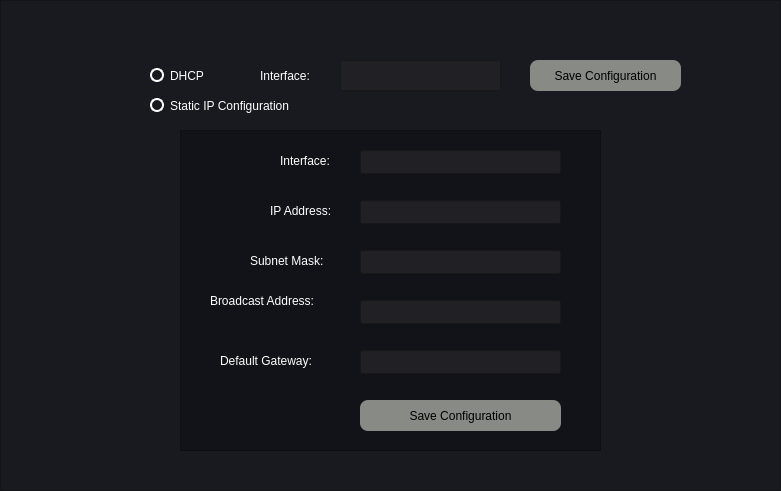
   <widget class="QFrame" name="netconfigFrame">
    <property name="geometry">
     <rect>
      <x>249</x>
      <y>90</y>
      <width>781</width>
      <height>491</height>
     </rect>
    </property>
    <property name="styleSheet">
     <string notr="true">background-color: #191a1f</string>
    </property>
    <property name="frameShape">
     <enum>QFrame::StyledPanel</enum>
    </property>
    <property name="frameShadow">
     <enum>QFrame::Raised</enum>
    </property>
    <widget class="QRadioButton" name="dhcpRadioButton">
     <property name="geometry">
      <rect>
       <x>150</x>
       <y>60</y>
       <width>231</width>
       <height>31</height>
      </rect>
     </property>
     <property name="styleSheet">
      <string notr="true">QRadioButton#dhcpRadioButton{
	font: 15pt &quot;Latin Modern Sans&quot;;
	color: rgb(255,255,255);
}

QRadioButton#dhcpRadioButton::indicator {
    border: 2px solid #FFFFFF;
	border-radius: 7px;
    background: none;
}

QRadioButton#dhcpRadioButton::indicator::checked {
    background-color: rgb(239, 41, 41);
}

QRadioButton#dhcpRadioButton::checked{
	color: rgb(239, 41, 41)
}</string>
     </property>
     <property name="text">
      <string>DHCP</string>
     </property>
     <property name="iconSize">
      <size>
       <width>16</width>
       <height>16</height>
      </size>
     </property>
    </widget>
    <widget class="QFrame" name="staticipFrame">
     <property name="geometry">
      <rect>
       <x>180</x>
       <y>130</y>
       <width>421</width>
       <height>321</height>
      </rect>
     </property>
     <property name="styleSheet">
      <string notr="true">background-color: #121318</string>
     </property>
     <property name="frameShape">
      <enum>QFrame::StyledPanel</enum>
     </property>
     <property name="frameShadow">
      <enum>QFrame::Raised</enum>
     </property>
     <widget class="QLineEdit" name="broadcastaddressLine">
      <property name="geometry">
       <rect>
        <x>180</x>
        <y>170</y>
        <width>201</width>
        <height>24</height>
       </rect>
      </property>
      <property name="styleSheet">
       <string notr="true">font: 12pt &quot;Latin Modern Sans&quot;;
background-color: #212025;
color: rgb(255,255,255)</string>
      </property>
      <property name="text">
       <string/>
      </property>
     </widget>
     <widget class="QLineEdit" name="subnetmaskLine">
      <property name="geometry">
       <rect>
        <x>180</x>
        <y>120</y>
        <width>201</width>
        <height>24</height>
       </rect>
      </property>
      <property name="styleSheet">
       <string notr="true">font: 12pt &quot;Latin Modern Sans&quot;;
background-color: #212025;
color: rgb(255,255,255)</string>
      </property>
      <property name="text">
       <string/>
      </property>
     </widget>
     <widget class="QLabel" name="broadcastaddressLabel">
      <property name="geometry">
       <rect>
        <x>30</x>
        <y>160</y>
        <width>141</width>
        <height>21</height>
       </rect>
      </property>
      <property name="styleSheet">
       <string notr="true">font: 12pt &quot;Latin Modern Sans&quot;;
color: rgb(255,255,255)</string>
      </property>
      <property name="text">
       <string>Broadcast Address:</string>
      </property>
     </widget>
     <widget class="QLabel" name="ipaddressLabel">
      <property name="geometry">
       <rect>
        <x>90</x>
        <y>70</y>
        <width>81</width>
        <height>21</height>
       </rect>
      </property>
      <property name="styleSheet">
       <string notr="true">font: 12pt &quot;Latin Modern Sans&quot;;
color: rgb(255,255,255)</string>
      </property>
      <property name="text">
       <string>IP Address:</string>
      </property>
     </widget>
     <widget class="QLineEdit" name="ipaddressLine">
      <property name="geometry">
       <rect>
        <x>180</x>
        <y>70</y>
        <width>201</width>
        <height>24</height>
       </rect>
      </property>
      <property name="styleSheet">
       <string notr="true">font: 12pt &quot;Latin Modern Sans&quot;;
background-color: #212025;
color: rgb(255,255,255)</string>
      </property>
      <property name="text">
       <string/>
      </property>
     </widget>
     <widget class="QLabel" name="subnetmaskLabel">
      <property name="geometry">
       <rect>
        <x>70</x>
        <y>120</y>
        <width>101</width>
        <height>21</height>
       </rect>
      </property>
      <property name="styleSheet">
       <string notr="true">font: 12pt &quot;Latin Modern Sans&quot;;
color: rgb(255,255,255)</string>
      </property>
      <property name="text">
       <string>Subnet Mask:</string>
      </property>
     </widget>
     <widget class="QPushButton" name="setstaticipButton">
      <property name="geometry">
       <rect>
        <x>180</x>
        <y>270</y>
        <width>201</width>
        <height>31</height>
       </rect>
      </property>
      <property name="styleSheet">
       <string notr="true">QPushButton#setstaticipButton{
background-color: rgb(136, 138, 133);
font: 87 12pt &quot;Latin Modern Sans&quot;;
color: rgb(0, 0, 0);
border-style: outset;
border-radius: 8px;
}

QPushButton#setstaticipButton:hover{
background-color: #c237b6;
color: rgb(255, 255, 255);
}
</string>
      </property>
      <property name="text">
       <string>Save Configuration</string>
      </property>
     </widget>
     <widget class="QLineEdit" name="defaultgatewayLine">
      <property name="geometry">
       <rect>
        <x>180</x>
        <y>220</y>
        <width>201</width>
        <height>24</height>
       </rect>
      </property>
      <property name="styleSheet">
       <string notr="true">font: 12pt &quot;Latin Modern Sans&quot;;
background-color: #212025;
color: rgb(255,255,255)</string>
      </property>
      <property name="text">
       <string/>
      </property>
     </widget>
     <widget class="QLabel" name="defaultgatewayLabel">
      <property name="geometry">
       <rect>
        <x>40</x>
        <y>220</y>
        <width>121</width>
        <height>21</height>
       </rect>
      </property>
      <property name="styleSheet">
       <string notr="true">font: 12pt &quot;Latin Modern Sans&quot;;
color: rgb(255,255,255)</string>
      </property>
      <property name="text">
       <string>Default Gateway:</string>
      </property>
     </widget>
     <widget class="QLineEdit" name="sinterfaceLine">
      <property name="geometry">
       <rect>
        <x>180</x>
        <y>20</y>
        <width>201</width>
        <height>24</height>
       </rect>
      </property>
      <property name="styleSheet">
       <string notr="true">font: 12pt &quot;Latin Modern Sans&quot;;
background-color: #212025;
color: rgb(255,255,255)</string>
      </property>
      <property name="text">
       <string/>
      </property>
     </widget>
     <widget class="QLabel" name="sinterfaceLabel">
      <property name="geometry">
       <rect>
        <x>100</x>
        <y>20</y>
        <width>71</width>
        <height>21</height>
       </rect>
      </property>
      <property name="styleSheet">
       <string notr="true">font: 12pt &quot;Latin Modern Sans&quot;;
color: rgb(255,255,255)</string>
      </property>
      <property name="text">
       <string>Interface:</string>
      </property>
     </widget>
    </widget>
    <widget class="QRadioButton" name="staticipRadioButton">
     <property name="geometry">
      <rect>
       <x>150</x>
       <y>90</y>
       <width>231</width>
       <height>31</height>
      </rect>
     </property>
     <property name="styleSheet">
      <string notr="true">QRadioButton#staticipRadioButton{
	font: 15pt &quot;Latin Modern Sans&quot;;
	color: rgb(255,255,255);
}

QRadioButton#staticipRadioButton::indicator {
    border: 2px solid #FFFFFF;
	border-radius: 7px;
    background: none;
}

QRadioButton#staticipRadioButton::indicator::checked {
    background-color: rgb(52, 101, 164);
}

QRadioButton#staticipRadioButton::checked{
	color: rgb(52, 101, 164)
}</string>
     </property>
     <property name="text">
      <string>Static IP Configuration</string>
     </property>
    </widget>
    <widget class="QPushButton" name="setdhcpButton">
     <property name="geometry">
      <rect>
       <x>530</x>
       <y>60</y>
       <width>151</width>
       <height>31</height>
      </rect>
     </property>
     <property name="styleSheet">
      <string notr="true">QPushButton#setdhcpButton{
background-color: rgb(136, 138, 133);
font: 87 12pt &quot;Latin Modern Sans&quot;;
color: rgb(0, 0, 0);
border-style: outset;
border-radius: 8px;
}

QPushButton#setdhcpButton:hover{
background-color: #5b37c2;
color: rgb(255, 255, 255);
}
</string>
     </property>
     <property name="text">
      <string>Save Configuration</string>
     </property>
    </widget>
    <widget class="QLabel" name="dinterfaceLabel">
     <property name="geometry">
      <rect>
       <x>260</x>
       <y>60</y>
       <width>71</width>
       <height>31</height>
      </rect>
     </property>
     <property name="styleSheet">
      <string notr="true">font: 12pt &quot;Latin Modern Sans&quot;;
color: rgb(255,255,255)</string>
     </property>
     <property name="text">
      <string>Interface:</string>
     </property>
    </widget>
    <widget class="QLineEdit" name="dinterfaceLine">
     <property name="geometry">
      <rect>
       <x>340</x>
       <y>60</y>
       <width>161</width>
       <height>31</height>
      </rect>
     </property>
     <property name="styleSheet">
      <string notr="true">font: 12pt &quot;Latin Modern Sans&quot;;
background-color: #212025;
color: rgb(255,255,255)</string>
     </property>
     <property name="text">
      <string/>
     </property>
    </widget>
   </widget>
